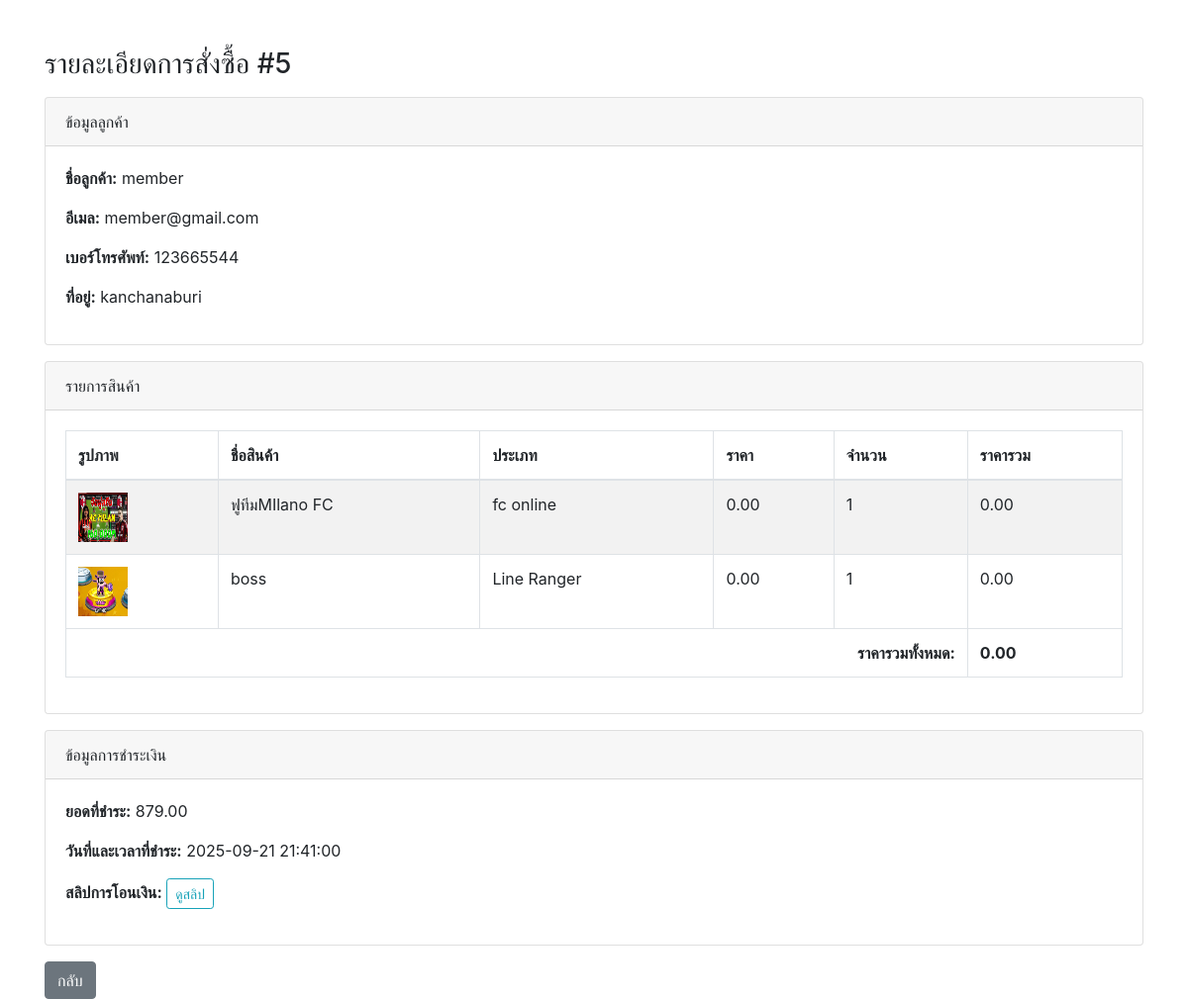
Screenshot of /admin/admin_order_view.php?id=5 (signed in) with the database file from the repository.
### tables this page shows
CREATE TABLE `tbl_member` (
  `member_id` int(11) NOT NULL,
  `m_user` varchar(20) NOT NULL,
  `m_pass` varchar(20) NOT NULL,
  `m_level` varchar(50) NOT NULL,
  `m_name` varchar(100) NOT NULL,
  `m_email` varchar(100) NOT NULL,
  `m_tel` varchar(20) NOT NULL,
  `m_address` varchar(200) NOT NULL,
  `m_img` varchar(250) NOT NULL,
  `date_save` timestamp NOT NULL DEFAULT current_timestamp()
);

CREATE TABLE `tbl_order` (
  `o_id` int(11) NOT NULL,
  `o_date` datetime NOT NULL,
  `member_id` int(11) NOT NULL,
  `total` decimal(10,2) NOT NULL,
  `status` enum('pending','paid','shipped','completed','cancelled') DEFAULT 'pending'
);

CREATE TABLE `tbl_product` (
  `p_id` int(11) NOT NULL,
  `p_name` varchar(200) NOT NULL,
  `type_id` int(11) NOT NULL,
  `p_detail` text NOT NULL,
  `p_img` varchar(200) NOT NULL,
  `p_price` int(11) NOT NULL,
  `p_qty` varchar(11) NOT NULL,
  `p_unit` varchar(20) NOT NULL,
  `p_view` int(10) NOT NULL DEFAULT 0,
  `datesave` timestamp NOT NULL DEFAULT current_timestamp()
);

CREATE TABLE `tbl_type` (
  `type_id` int(11) NOT NULL,
  `type_name` varchar(100) NOT NULL
);

CREATE TABLE `tbl_order_detail` (
  `od_id` int(11) NOT NULL,
  `o_id` int(11) NOT NULL,
  `p_id` int(11) NOT NULL,
  `qty` int(11) NOT NULL,
  `p_price` int(11) NOT NULL
);

CREATE TABLE `tbl_payment` (
  `pay_id` int(11) NOT NULL,
  `o_id` int(11) NOT NULL,
  `bank_id` int(11) NOT NULL,
  `pay_amount` decimal(10,2) NOT NULL,
  `pay_date` date NOT NULL,
  `pay_time` time NOT NULL,
  `pay_slip` varchar(255) NOT NULL
);

### admin/admin_order_view.php (the view, shortened to what this page needs)
<?php
include('../condb.php');
$o_id = isset($_GET['id']) ? intval($_GET['id']) : 0;
$sql = "SELECT o.*, m.m_name, m.m_email, m.m_tel, m.m_address, od.*, p.p_name, p.p_img, t.type_name, pay.pay_amount, pay.pay_date, pay.pay_time, pay.pay_slip
        FROM tbl_order o
        INNER JOIN tbl_member m ON o.member_id = m.member_id
        INNER JOIN tbl_order_detail od ON o.o_id = od.o_id
        INNER JOIN tbl_product p ON od.p_id = p.p_id
        INNER JOIN tbl_type t ON p.type_id = t.type_id
        LEFT JOIN tbl_payment pay ON o.o_id = pay.o_id
        WHERE o.o_id = $o_id";
$result = mysqli_query($con, $sql);
$order_data = [];
$total_price = 0;
while ($row = mysqli_fetch_assoc($result)) {
    $order_data[] = $row;
    $total_price += $row['p_price'] * $row['qty'];
}
?>
<!DOCTYPE html>
<html lang="th">
<head>
  <link rel="stylesheet" href="https://cdn.jsdelivr.net/npm/bootstrap@4.6.0/dist/css/bootstrap.min.css">
</head>
<body>
<div class="container mt-5">
  <h3>รายละเอียดการสั่งซื้อ #<?php echo $o_id; ?></h3>
  <?php if (count($order_data) > 0) {
    $order = $order_data[0];
  ?>
    <div class="card mt-3">
      <div class="card-header">
        ข้อมูลลูกค้า
      </div>
      <div class="card-body">
        <p><strong>ชื่อลูกค้า:</strong> <?php echo $order['m_name']; ?></p>
        <p><strong>อีเมล:</strong> <?php echo $order['m_email']; ?></p>
        <p><strong>เบอร์โทรศัพท์:</strong> <?php echo $order['m_tel']; ?></p>
        <p><strong>ที่อยู่:</strong> <?php echo $order['m_address']; ?></p>
      </div>
    </div>
    <div class="card mt-3">
      <div class="card-header">
        รายการสินค้า
      </div>
      <div class="card-body">
        <table class="table table-bordered table-striped">
          <thead>
            <tr>
              <th>รูปภาพ</th>
              <th>ชื่อสินค้า</th>
              <th>ประเภท</th>
              <th>ราคา</th>
              <th>จำนวน</th>
              <th>ราคารวม</th>
            </tr>
          </thead>
          <tbody>
            <?php foreach ($order_data as $item) { ?>
            <tr>
              <td><img src="../p_img/<?php echo $item['p_img']; ?>" width="50" height="50" alt="<?php echo $item['p_name']; ?>"></td>
              <td><?php echo $item['p_name']; ?></td>
              <td><?php echo $item['type_name']; ?></td>
              <td><?php echo number_format($item['p_price'], 2); ?></td>
              <td><?php echo $item['qty']; ?></td>
              <td><?php echo number_format($item['p_price'] * $item['qty'], 2); ?></td>
            </tr>
            <?php } ?>
          </tbody>
          <tfoot>
            <tr>
              <td colspan="5" class="text-right"><strong>ราคารวมทั้งหมด:</strong></td>
              <td><strong><?php echo number_format($total_price, 2); ?></strong></td>
            </tr>
          </tfoot>
        </table>
      </div>
    </div>
    <div class="card mt-3">
        <div class="card-header">
            ข้อมูลการชำระเงิน
        </div>
        <div class="card-body">
            <?php if(isset($order['pay_amount']) && !empty($order['pay_amount'])){ ?>
                <p><strong>ยอดที่ชำระ:</strong> <?php echo number_format($order['pay_amount'], 2); ?></p>
                <p><strong>วันที่และเวลาที่ชำระ:</strong> <?php echo $order['pay_date']; ?> <?php echo $order['pay_time']; ?></p>
                <p>
                    <strong>สลิปการโอนเงิน:</strong>
                    <?php if(isset($order['pay_slip']) && !empty($order['pay_slip'])){ ?>
                        <a href="../slip/<?php echo $order['pay_slip']; ?>" target="_blank" class="btn btn-sm btn-outline-info">ดูสลิป</a>
                    <?php } else { ?>
                        <span class="text-danger">ไม่พบสลิป</span>
                    <?php } ?>
                </p>
            <?php } else { ?>
                <span class="text-danger">ยังไม่มีการชำระเงิน</span>
            <?php } ?>
        </div>
    </div>
  <?php } else { ?>
    <div class="alert alert-warning mt-3">ไม่พบข้อมูลการสั่งซื้อ</div>
  <?php } ?>
  <a href="admin_order.php" class="btn btn-secondary mt-3">กลับ</a>
</div>
</body>
</html>

### rows the page displays
tbl_member: m_name "member", m_email "member@gmail.com", m_tel "123665544", m_address "kanchanaburi"
tbl_order: tbl_product.p_img (picture), tbl_product.p_name "ฟูทีมMIlano FC", tbl_type.type_name "fc online", tbl_order_detail.p_price "0.00", tbl_order_detail.qty "1", tbl_order_detail.p_price+qty "0.00", tbl_product.p_name "boss", tbl_type.type_name "Line Ranger"
tbl_payment: pay_amount "879.00", pay_date "2025-09-21", pay_time "21:41:00"

### other values shown
$o_id "5"
$total_price "0.00"
